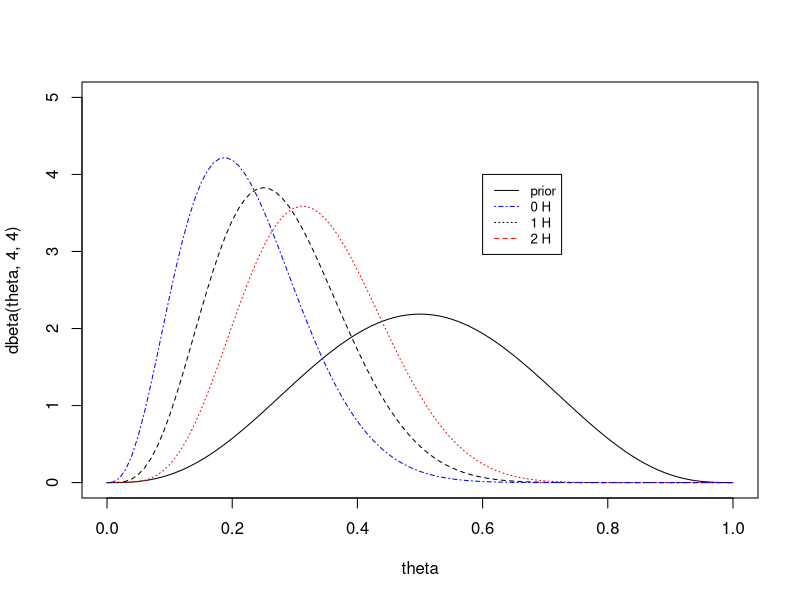
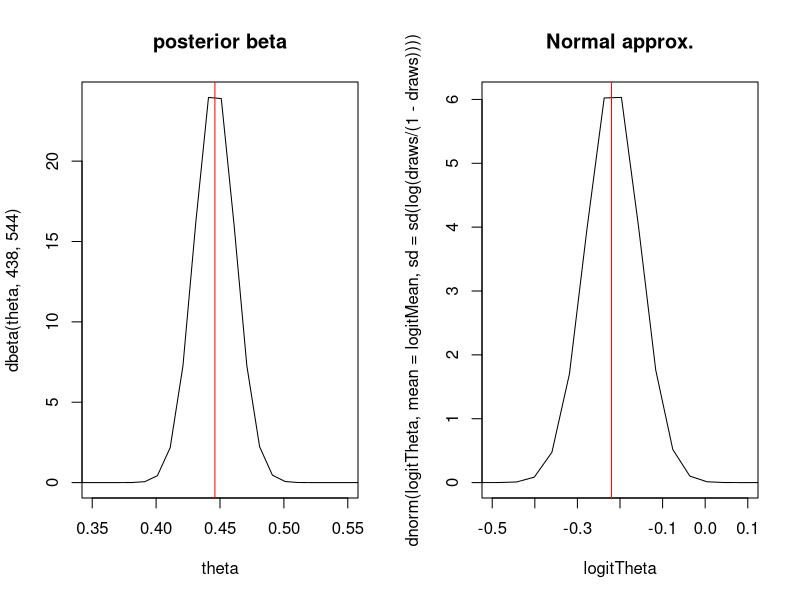
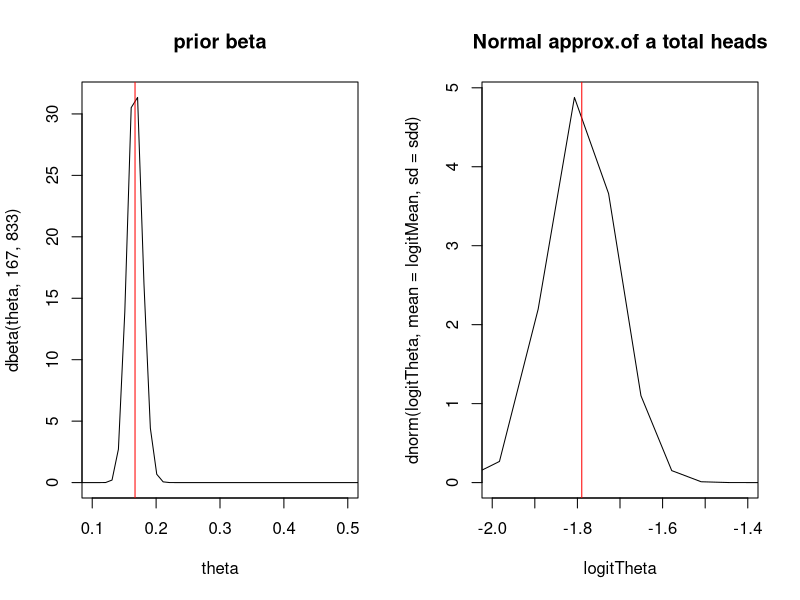
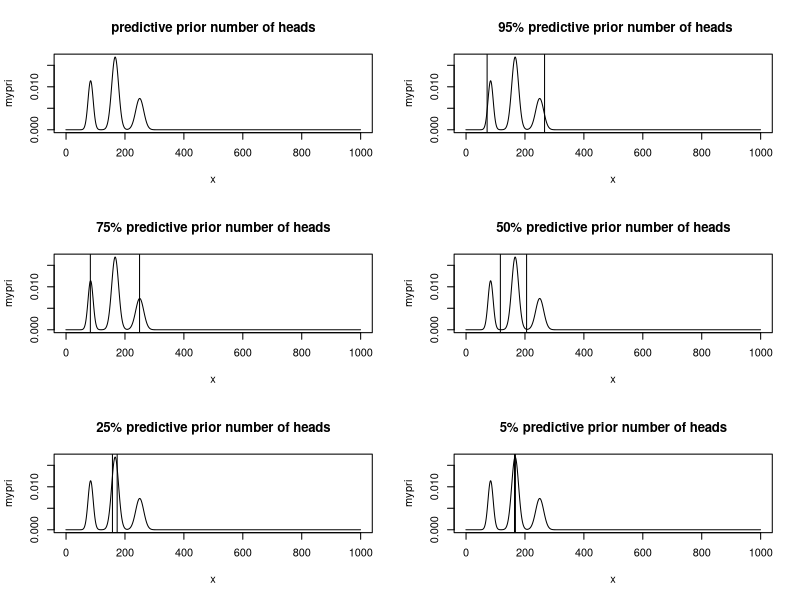
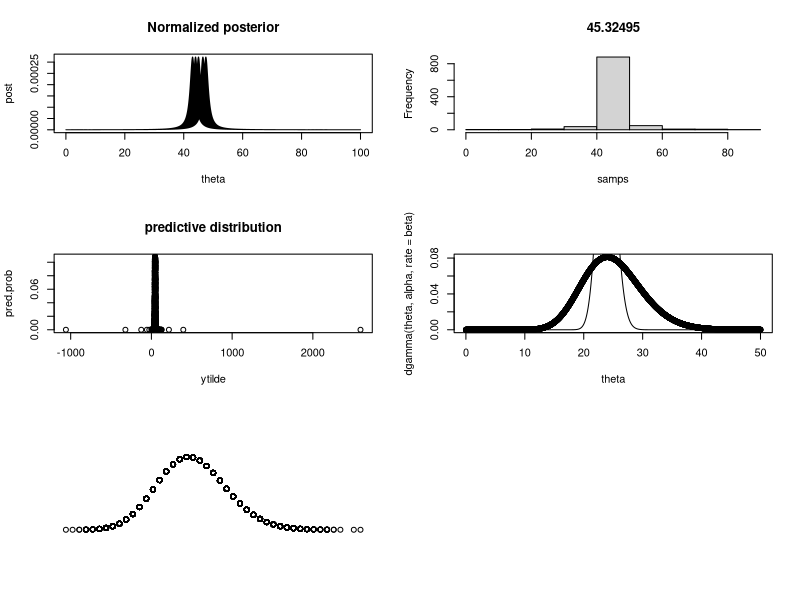

These charts were generated, in order, by the following R code: (Note: a time limit stopped this script after it produced the figures.)
## ---- chunk 1
 theta<-seq(from=0,to=1,by=0.01)

 plot(theta,dbeta(theta,4,4),type='l',ylim=c(0,5)) ## prior
 lines(theta,dbeta(theta,4+1,4+10-1),lty=2) ## 1 success
   lines(theta,dbeta(theta,4+2,4+10-2),lty=3,col='red') ## 2 succe
   lines(theta,dbeta(theta,4,4+10),lty=4,col='blue')  ## 0 successes
  legend(0.6, 4, 
         legend=c("prior", "0 H", "1 H", "2 H"),
       col=c("black","blue","black", "red"), lty=c(1,4,3,2), cex=0.8)
## ---- chunk 2
  theta<-seq(from=0.001,to=1,by=0.01)
  ## example births
   postMean <-function(alpha,beta,y,n){
     return( (alpha+y)/(alpha+beta+n))
   } 
   postVar<-function(alpha,beta,y,n){
     return( ((alpha+y)*(beta+n-y))/( (alpha+beta+n)^2*(alpha+beta+n+1)) )
   }
   sdnorm<-sqrt(postVar(438,544,0,0))
   logitMean<-log( postMean(438,544,0,0)/(1-postMean(438,544,0,0)))
   
  logitTheta<-log(theta/(1-theta))

  par(mfrow=c(1,2))
    plot(theta,dbeta(theta,438,544),type='l',xlim=c(0.35,0.55),main="posterior beta") ## prior
    abline(v=0.446,col='red')
  draws<-rbeta(1000,438,544)
  plot(logitTheta,dnorm(logitTheta,mean =logitMean, sd=sd(log(draws/(1-draws))) ),type='l', xlim=c(-0.5,0.1),main="Normal approx.") ## prior
    abline(v=-0.22,col='red')

## ---- chunk 3
  ## based on normal approximation sketch the distribution of y
  ## for normal we use the logit transform
  ## n = 1,000
  ## first lets construct a beta distribution.
  ## let the prior be beta(4,4) or even beta(1,1)
par(mfrow=c(1,2))

   plot(theta,dbeta(theta,167,833),type='l',xlim=c(0.1,0.5),main="prior beta") ## prior
  # plot(theta,dbeta(theta,1,5),type='l',xlim=c(0.1,0.5), main='prior beta') 
   abline(v=0.167,col='red') ## 
   #  qbeta(c(0.05,0.25,0.5,0.75,0.95),167,833)
    ## predictive on normal scale.
     draws<-rbeta(1000,167,833)
     logitMean<-log( 167/1000)
  sdd<-sd(log(draws/(1-draws)))

   
  plot(logitTheta,dnorm(logitTheta,mean =logitMean, sd=sdd ),type='l',main="Normal approx.of a total heads", xlim=c(-2,-1.4)) ## prior
    abline(v=logitMean,col='red')
    ### the number of heads.    
  message("prior predictive mean:" ,round( exp(logitMean)/(1+exp(logitMean)),2))

 qx<-(qnorm(c(0.05,0.25,0.5,0.75,0.95),mean =logitMean, sd=sdd ))
 ## this is the probability of landing 6 for theta
 exp(qx)/(1+exp(qx))
## wald 95% prior interval
c( exp(logitMean-1.96*sdd)/(1+exp(logitMean-1.96*sdd)),exp(logitMean+1.96*sdd)/(1+exp(logitMean+1.96*sdd)))
## ---- chunk 4
x<-seq(0,1000)-0.5 # continuity correction.
theta<-c(1/12,1/6,1/4)
n=1000
normLikelihood<-function(x,n,p){
  mean<-n*p
  varz<-n*p*(1-p)
  return(dnorm(x,mean=mean,sd=sqrt(varz)))
  
}
a<-dnorm(x,mean=n*theta[1],sd=sqrt(n*theta[1]*(1-theta[1]))  )
b<-dnorm(x,mean=n*theta[2],sd=sqrt(n*theta[2]*(1-theta[2]))  )
c<-dnorm(x,mean=n*theta[3],sd=sqrt(n*theta[3]*(1-theta[3]))  )


mypri<-a*0.25+b*0.5+c*0.25

sum(mypri) ## sums to 1 it is a distribution

 par(mfrow=c(3,2))
plot(x,mypri,type='l',main='predictive prior number of heads')



data<-data.frame(x=x,p=mypri)

## highest probability interval
# 95%

plot(x,mypri,type='l',main=' 95% predictive prior number of heads')
abline(v=max(data[which(cumsum(data$p)<0.025),1])
)
abline(v=max(data[which(1-cumsum(data$p)>0.025),1]))

plot(x,mypri,type='l',main='75% predictive prior number of heads')
abline(v=max(data[which(cumsum(data$p)<0.125),1]))
abline(v=max(data[which(1-cumsum(data$p)>0.125),1])
)

plot(x,mypri,type='l',main='50% predictive prior number of heads')
abline(v=max(data[which(cumsum(data$p)<0.25),1]))
abline(v=max(data[which(1-cumsum(data$p)>0.25),1])
)

plot(x,mypri,type='l',main='25% predictive prior number of heads')
abline(v=max(data[which(cumsum(data$p)<0.375),1]))
abline(v=max(data[which(1-cumsum(data$p)>0.375),1])
)

plot(x,mypri,type='l',main='5% predictive prior number of heads')
abline(v=max(data[which(cumsum(data$p)<0.475),1]))
abline(v=max(data[which(1-cumsum(data$p)>0.475),1])
)
## ---- chunk 5
mu_n<-function(mu0,ybar,n,tau02,sigma2){
  mun<- (mu0/tau02 + (ybar*n)/sigma2)/(1/tau02 + n/sigma2)
  return(mun)
}
taun2<-function(tau02,n,sigma2){
  inv.taun2<- 1/tau02 +n/sigma2
  return(1/inv.taun2)
}

ybar=150
sigma2=20^2
mu0=180
  tau02=40^2
  n=10

## posterior interval n=10
  #lower<-round(qnorm(0.025,mu_n(mu0,ybar,tau02,10,sigma2),sd=sqrt(taun2(tau02,10,sigma2))),2)
    upper<-round(qnorm(c(0.025,0.975),mu_n(mu0,ybar,tau02,10,sigma2),sd=sqrt(taun2(tau02,10,sigma2))),2)

message("posterior interval n=10: ",upper[1]," ",upper[2])

## posterior predictive interval
  upper2<-round(qnorm(c(0.025,0.975),mu_n(mu0,ybar,tau02,10,sigma2),sd=sqrt(taun2(tau02,10,sigma2)+sigma2) ),2)

message("posterior predictive interval n=10: ",upper2[1]," ",upper2[2])


 lower<-round(qnorm(0.025,mu_n(mu0,ybar,tau02,100,sigma2),sd=sqrt(taun2(tau02,100,sigma2))),2)
    upper<-round(qnorm(0.975,mu_n(mu0,ybar,tau02,100,sigma2),sd=sqrt(taun2(tau02,100,sigma2))),2)

message("posterior interval n=100: ",lower," ",upper)
 ## this approximately equals the limit
print("The asymptotic approximation")
 qnorm(c(0.025,0.975),mean=150, sigma2/100)
## posterior predictive interval
 lower2<-round(qnorm(0.025,mu_n(mu0,ybar,tau02,100,sigma2),sd=sqrt(taun2(tau02,100,sigma2)+sigma2) ),2)
    upper2<-round(qnorm(0.975,mu_n(mu0,ybar,tau02,100,sigma2),sd=sqrt(taun2(tau02,100,sigma2)+sigma2) ),2)

message("posterior predictive interval n=100: ",lower2," ",upper2)
## ---- chunk 6
 y= c(43,44,45,46.5,47.5)
 m=1000
theta<-seq(from=0,to=100000)/m
 ## p(theta | y) ~ p(y|theta)*p(theta)
 unnorm.post<-dcauchy(y,location=theta,scale=1)*dunif(theta,min=0,max=100) ## un norm post
 
 post<-unnorm.post/sum(unnorm.post)
 plot(theta,post,type='l',main='Normalized posterior')
## ---- chunk 7
  samps<-(sample(theta,1000,prob=post,replace=T))
  hist(samps,main=mean(samps))
  ##sample mean is close to the mean of the observed.

## ---- chunk 8
## predictive distribution ? ?? 
 # p(x | y) = int p(x|theta)*p(theta|y ) dtheta
## the posterior is p(theta|y) 
 # the likelihood p(x|theta)  ## we use the sampled thetas using the posterior
 ytilde<-rcauchy(1000,location=samps,scale=1) 
 ## probability of the samples 
 #prob_samp<-post[match(samps,theta)]
  summary(ytilde) ## we have a wide distribution of predictive values.
  
## for all predictive values,  find the total probability  
   ## int p(x|theta)*p(theta|y) d\theta  note that p(x|theta) is a function of theta, so we input hte theta grid.
 pred.prob<-sapply(ytilde,function(x) sum(dcauchy(x,location=theta,scale=1)*post))  
  
  plot(ytilde,pred.prob, main='predictive distribution')
  
  ## maximum predictive probability
  message('max pred. prob ', round(ytilde[which(pred.prob==max(pred.prob))],3))
## ---- chunk 9
# data entry
 year<-seq(1976,1985)
 fatal<-c(24,25,31,31,22,21,26,20,16,22)
 death<-c(734,516,754,877,814,362,764,809,223,1066)
 rate<-c(0.19,0.12,0.15,0.16,0.14,0.06,0.13,0.13,0.03,0.15)
 data<-data.frame(year=year,fatal=fatal,pass.deaths=death,death.rate=rate)
 
 ## gamma prior on theta>0
 theta=seq(from=0,to=50,by=.01)

 ## normal approximation to gamma
  ## Gamma(a,b) ,  mean = a/b,  var = a/b^2  ## where beta is the inverse-scale
   ## gamma(a,b) ~  N (a/b, sd= sqrt(a)/b)
 ## normal approx to Pois
   ## Pois(a) ,  mean =a, var= a
    ## Pois(a) ~ N(a,sd= sqrt(a))
 
 ## gamma prior of total count a-1,  in b observations 
 ## 
 ## we approximate a prior to have an average of 25 deaths across the decade.  the empirical mean is 23.8 ~ 24
 #  the beta parameter is set rate is set such that gamma(25,1) has quantiles  16.2, 35.7 which matches well the observed data.
   alpha= 25
   beta<- 1
   ## the mean rate given the data is 0.126, so we find the beta parameter to match the mean rate.
   n<-nrow(data)

   
  
 plot(theta,dgamma(theta,alpha,rate=beta),lty=2)
lines(theta,dgamma(theta,alpha+n*mean(fatal),rate=beta+n))
 ## credible interval of the posterior
 pois_credible<-qgamma(c(.025,0.975),alpha+n*mean(fatal),rate=beta+n)
 message("posterior gamma interval n=10: ",pois_credible[1]," ",pois_credible[2]) ## 

 post_pois<-dgamma(theta,alpha+n*mean(fatal),rate=beta+n)
  ## posterior mean is 21.9
 sum(theta*post_pois/sum(post_pois))
 
 
 # normal approximation
  mu_0<- alpha/beta  ## average of 12.6 fatal accidents
  tau2_0<- alpha/beta^2 ## 
  
  sigma2<-10^2  ## we assume we know the variance of the fatalities (empirical variance is 22.2) so we set it to 50 (large enough)
  
  
  mu_n<-function(mu0,ybar,n,tau02,sigma2){
  mun<- (mu0/tau02 + (ybar*n)/sigma2)/(1/tau02 + n/sigma2)
  return(mun)
}
taun2<-function(tau02,n,sigma2){
  inv.taun2<- 1/tau02 +n/sigma2
  return(1/inv.taun2)
}

ybar=mean(fatal)

 mn<-mu_n(mu_0,ybar,tau2_0,n,sigma2)
 tn<-taun2(tau2_0,n,sigma2)
## posterior interval n=10
  #lower<-round(qnorm(0.025,mu_n(mu0,ybar,tau02,10,sigma2),sd=sqrt(taun2(tau02,10,sigma2))),2)
  upper<-round(qnorm(c(0.025,0.975),mn,sd=sqrt(tn)),2)

message("posterior interval n=10: ",upper[1]," ",upper[2]) ## 
## the normal approximation is close to the gamma posterior!  woot.
  post_norm<-(dnorm(theta,mn,sqrt(tn))/sum(dnorm(theta,mn,sqrt(tn))))


#### check with simulations ?  check posterior with simulations  posterior mean/sd ?
post.draws<-sample(theta,size=1000,prob=post_pois,replace=T)
mean(post.draws) ### posterior mean is arout 21.92




   ## check this with the grid approach in the Gamma framework.  
  theta_samps<-sample(theta,100000,prob=post_pois,replace=T)
   ytilde<-rpois(100000,lambda=theta_samps) 
 ## probability of the samples 
 #prob_samp<-post[match(samps,theta)]
  summary(ytilde) ## we have a wide distribution of predictive values.
  
## for all predictive values,  find the total probability  
   ## int p(x|theta)*p(theta|y) d\theta  note that p(x|theta) is a function of theta, so we input hte theta grid.
 pred.prob<-sapply(ytilde,function(x) sum(dpois(x,lambda = theta)*post_pois/sum(post_pois)))  
  
 plot(ytilde,pred.prob, main='predictive distribution for future 1986')
 abline(v=quantile(ytilde,c(0.025,0.975)),col='red')
 lines(theta,post_pois)
 quantile(ytilde,c(0.025,0.975))
## ---- chunk 10
 
  ## Predictive with normal

## using the normal approximation
## predictive interval must use a grid approach.
     pred<-round(qnorm(c(0.025,0.975),mn,sd=sqrt(tn+sigma2)),2)
  message("predictive interval n=10: ",pred[1]," ",pred[2])

  
   ## check this with the grid approach in the normal framework.  
  post_pred_norm<-(dnorm(theta,mn,sqrt(tn+sigma2))/sum(dnorm(theta,mn,sqrt(tn+sigma2))))
   ytilde_norm<-rnorm(100000,mean=mn,sd=sqrt(tn+sigma2)) 
 ## probability of the samples 
 #prob_samp<-post[match(samps,theta)]
  summary(ytilde_norm) ## we have a wide distribution of predictive values.
  
## for all predictive values,  find the total probability  
   ## int p(x|theta)*p(theta|y) d\theta  note that p(x|theta) is a function of theta, so we input hte theta grid.
 pred.prob_norm<-sapply(ytilde_norm,function(x) sum(dnorm(x,mn,sqrt(tn+sigma2))*post_pred_norm))  
  
 plot(ytilde_norm,pred.prob_norm, main='predictive distribution for future 1986')
 abline(v=quantile(ytilde_norm,c(0.025,0.975)),col='red')
 lines(theta,post_pred_norm)
 quantile(ytilde_norm,c(0.025,0.975))
 
 
 
## ---- chunk 11
miles<-death/rate ## 100 million miles

## y ~ Pois( miles*theta)
  ##posterior
theta=seq(from=0,to=50,by=.01)
  alpha= 200
   beta<- 10
   ## the mean rate given the data is 0.126, so we find the beta parameter to match the mean rate.
   n<-nrow(data)
   
     
  
 plot(theta,dgamma(theta,alpha,rate=beta),lty=2)
lines(theta,dgamma(theta,alpha+sum(fatal),rate=beta+sum(miles)))
 ## credible interval of the posterior
 pois_credible<-qgamma(c(.025,0.975),alpha+n*mean(fatal),rate=beta+n)
 message("posterior gamma interval n=10: ",pois_credible[1]," ",pois_credible[2]) ## 

 post_pois<-dgamma(theta,alpha+n*mean(fatal),rate=beta+n)
  ## posterior mean is 21.9
 sum(theta*post_pois/sum(post_pois))
 
